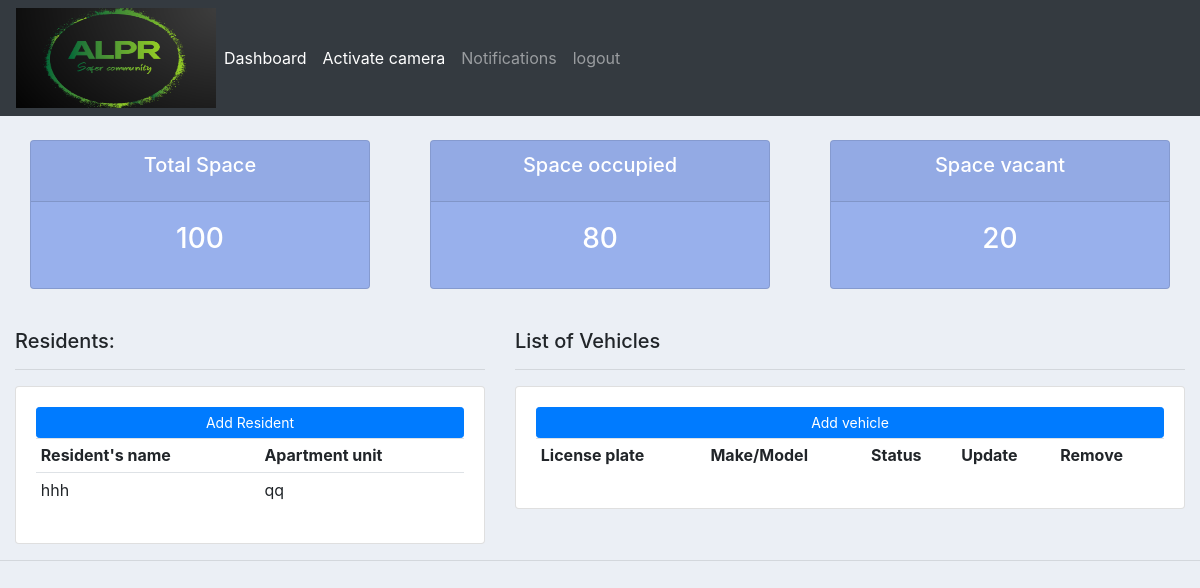
Page /dashboard/ on the earlier database version.
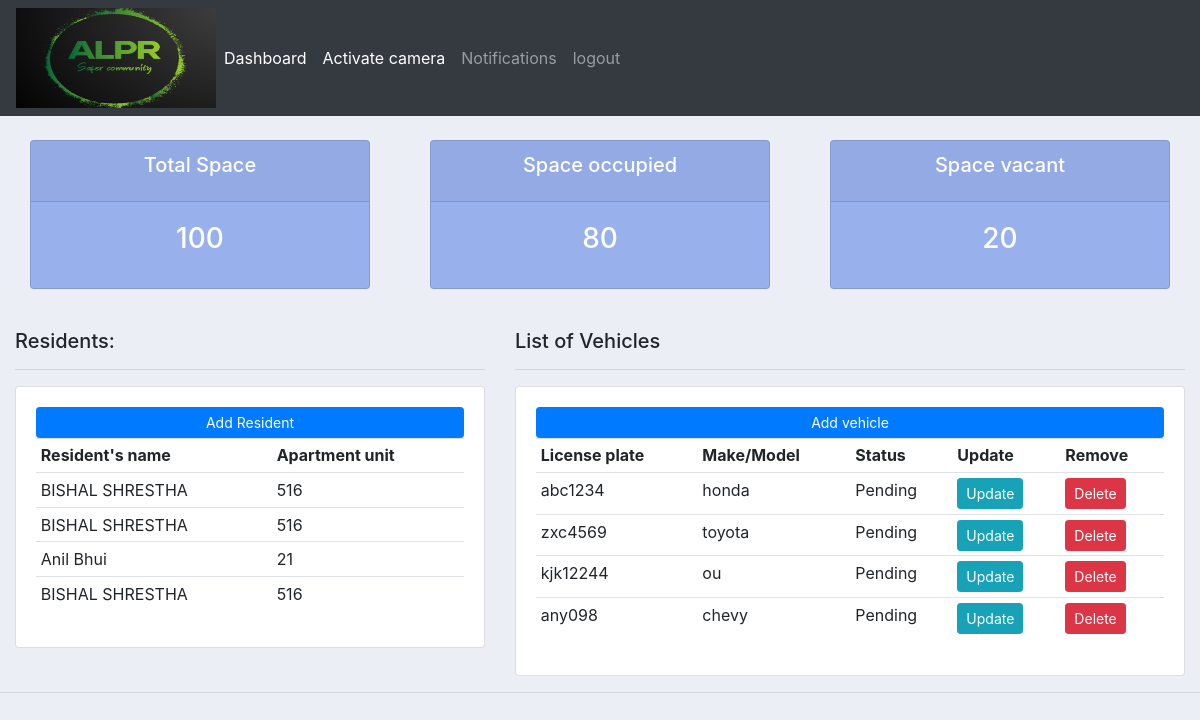
Same page on the later database version.
### accounts/models.py (models this page shows, shortened)
class Resident(models.Model):
    name = models.CharField(max_length=50, null=True)
    apartment_unit = models.CharField(max_length=50, null=True)

class Vehicle(models.Model):
    STATUS = (
            ('Pending', 'Pending'),
            ('Approved', 'Approved'),
            )
    license_plate = models.CharField(max_length=50, null=True)
    make = models.CharField(max_length=50, null=True)
    status = models.CharField(max_length=200, null=True, choices=STATUS)

### accounts/views.py (the view)
# urls.py: path('dashboard/', views.dashboardFn, name="dashboard"),
def dashboardFn(request):
    vehicles = Vehicle.objects.all()
    residents = Resident.objects.all()
    context = {'vehicles': vehicles,'residents':residents}
    return render(request, 'accounts/dashboardPage.html', context)

### accounts/templates/accounts/dashboardPage.html
{%  extends 'accounts/main.html' %}
{% block content %}
{%  include 'accounts/status.html' %}
<br>
<div class="row">
    <div class="col-md-5">
        <h5>Residents:</h5>
        <hr>
        <div class="card card-body">
            <a class="btn btn-primary  btn-sm btn-block" href="{% url 'add_resident' %}">Add Resident</a>
            <table class="table table-sm">
                <tr>
                    <th>Resident's name</th>
                    <th>Apartment unit</th>
                </tr>
                {% for resident in residents %}
                    <tr>
                        <td>{{resident.name}}</td>
                        <td>{{resident.apartment_unit}}</td>
                    </tr>
                {% endfor %}
            </table>
        </div>
    </div>
    <div class="col-md-7">
        <h5>List of Vehicles</h5>
        <hr>
        <div class="card card-body">
            <a class="btn btn-primary  btn-sm btn-block" href="{% url 'add_vehicle' %}">Add vehicle</a>
            <table class="table table-sm">
                <tr>
                    <th>License plate</th>
                    <th>Make/Model</th>
                    <th>Status</th>
                    <th>Update</th>
                    <th>Remove</th>
                </tr>
                {% for vehicle in vehicles %}
                    <tr>
                        <td>{{vehicle.license_plate}}</td>
                        <td>{{vehicle.make}}</td>
                        <td>{{vehicle.status}}</td>
                        <td><a class="btn btn-sm btn-info" href="{% url 'update_vehicle' vehicle.id %}">Update</a></td>
                        <td><a class="btn btn-sm btn-danger" href="{% url 'delete_vehicle' vehicle.id %}">Delete</a></td>
                    </tr>
                {% endfor %}
            </table>
        </div>
    </div>
</div>
{% endblock %}

### accounts/templates/accounts/main.html (shortened to what this page needs)
{% load static %}
<!DOCTYPE html>
<html>
<head>
	<link rel="stylesheet" href="https://stackpath.bootstrapcdn.com/bootstrap/4.3.1/css/bootstrap.min.css">
 <link rel="stylesheet" type="text/css" href="{% static '/css/main.css' %}">
</head>
<body>
	{%  include 'accounts/navbar.html' %}
	<div class="container-fluid">
	{% block content %}
	{% endblock %}
    </div>
	<hr>
</body>
</html>

### accounts/templates/accounts/navbar.html (shortened to what this page needs)
{% load static %}
<nav class="navbar navbar-expand-lg navbar-dark bg-dark">
 <img src = "{% static 'images/logo.png' %}"width="200" height="100" alt="Computer Hope">
  <div class="collapse navbar-collapse" id="navbarNav">
    <ul class="navbar-nav">
      <li class="nav-item active">
        <a class="nav-link" href="#">Dashboard</a>
      </li>
      <li class="nav-item active">
        <a class="nav-link" href="{% url 'detect' %}">Activate camera</a>
      </li>
      <li class="nav-item">
        <a class="nav-link" href="{% url 'notifications' %}">Notifications</a>
      </li>
      <li class="nav-item">
        <a class="nav-link" href="{% url 'logout' %}">logout</a>
      </li>
    </ul>
  </div>
</nav>

### accounts/templates/accounts/status.html
<br>
<div class="row">
	<div class="col">
		<div class="col-md">
			<div class="card text-center text-white  mb-3" id="total-orders">
			  	<div class="card-header">
			  		<h5 class="card-title">Total Space</h5>
			  	</div>
			  	<div class="card-body">
			    	<h3 class="card-title">100</h3>
			  	</div>
			</div>
		</div>
	</div>
	<div class="col">
		<div class="col-md">
			<div class="card text-center text-white  mb-3" id="orders-delivered">
			  	<div class="card-header">
			  		<h5 class="card-title">Space occupied</h5>
			  	</div>
			  	<div class="card-body">
			    	<h3 class="card-title">80</h3>
			  	</div>
			</div>
		</div>
	</div>
	<div class="col">
		<div class="col-md">
			<div class="card text-center text-white  mb-3" id="orders-pending">
			  	<div class="card-header">
			  		<h5 class="card-title">Space vacant</h5>
			  	</div>
			  	<div class="card-body">
			    	<h3 class="card-title">20</h3>
			  	</div>
			</div>
		</div>
	</div>
</div>

### static/css/main.css (style rules this page uses)
body { background-color: #ebeff5; }
#total-orders { background-color: rgb(152, 176, 236); }
#orders-delivered { background-color: rgb(152, 176, 236); }
#orders-pending { background-color: rgb(152, 176, 236); }

Differences in the rows shown:
removed Resident: name "hhh", apartment_unit "qq"
added Resident: name "BISHAL SHRESTHA", apartment_unit "516"
added Resident: name "BISHAL SHRESTHA", apartment_unit "516"
added Resident: name "Anil Bhui", apartment_unit "21"
added Resident: name "BISHAL SHRESTHA", apartment_unit "516"
added Vehicle: license_plate "abc1234", make "honda", status "Pending"
added Vehicle: license_plate "zxc4569", make "toyota", status "Pending"
added Vehicle: license_plate "kjk12244", make "ou", status "Pending"
added Vehicle: license_plate "any098", make "chevy", status "Pending"
